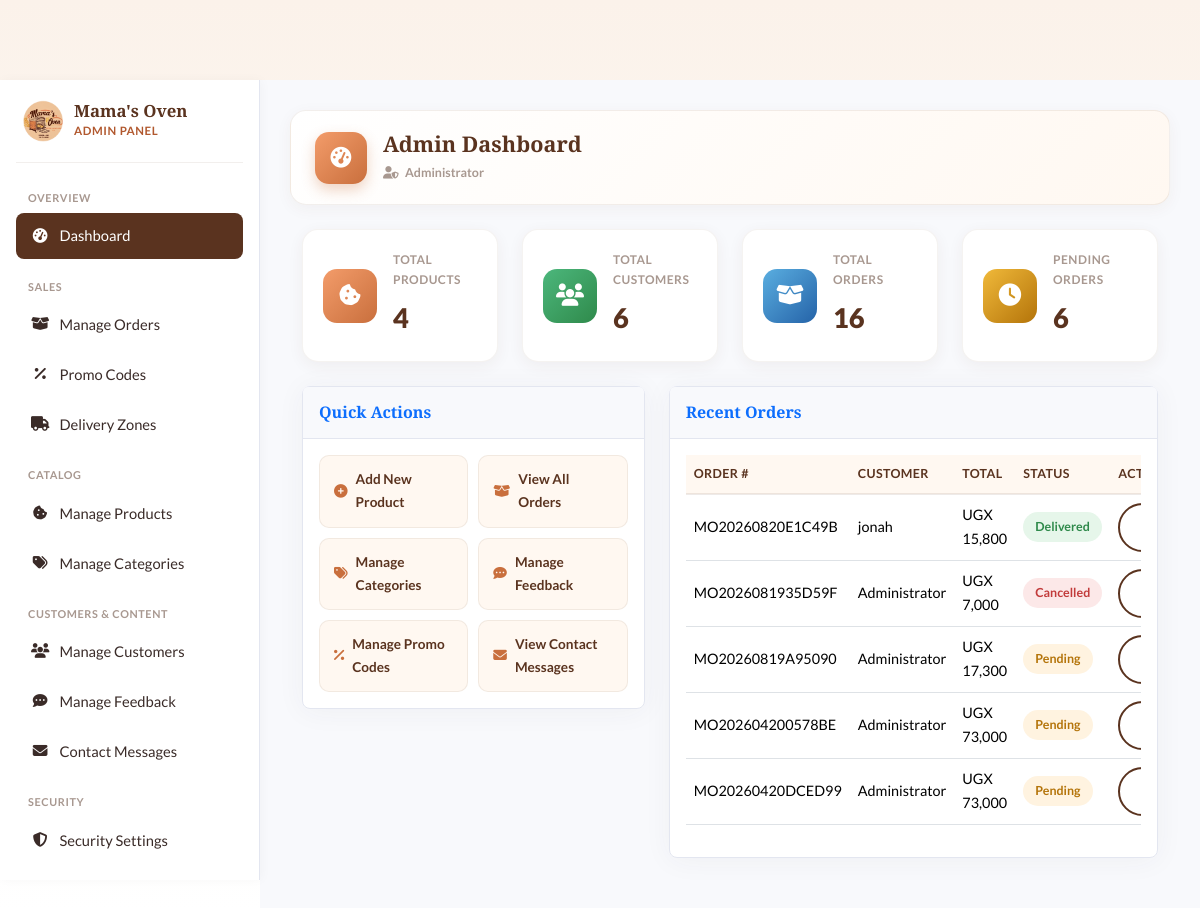
Page /admin/dashboard.php (signed in) on the committed database.
### tables this page shows
CREATE TABLE `orders` (
  `id` int(11) NOT NULL AUTO_INCREMENT,
  `user_id` int(11) NOT NULL,
  `order_number` varchar(32) NOT NULL,
  `total_amount` decimal(10,2) NOT NULL,
  `status` varchar(20) NOT NULL DEFAULT 'pending',
  `payment_method` varchar(20) NOT NULL DEFAULT 'cash_on_delivery',
  `payment_status` varchar(20) NOT NULL DEFAULT 'not_applicable',
  `payment_reference` varchar(100) DEFAULT NULL,
  `payment_provider` varchar(20) DEFAULT NULL,
  `delivery_address` varchar(255) NOT NULL,
  `delivery_phone` varchar(30) NOT NULL,
  `special_instructions` varchar(255) DEFAULT NULL,
  `cancellation_reason` varchar(255) DEFAULT NULL,
  `cancelled_by` varchar(50) DEFAULT NULL,
  `cancelled_at` timestamp NULL DEFAULT NULL,
  `created_at` timestamp NULL DEFAULT current_timestamp(),
  `updated_at` timestamp NULL DEFAULT current_timestamp() ON UPDATE current_timestamp(),
  `paid_at` timestamp NULL DEFAULT NULL,
  `promo_code_id` int(11) DEFAULT NULL,
  `discount_amount` decimal(10,2) DEFAULT 0.00,
  `review_reminder_sent` tinyint(1) DEFAULT 0,
  PRIMARY KEY (`id`),
  UNIQUE KEY `order_number` (`order_number`),
  KEY `user_id` (`user_id`),
  KEY `idx_orders_status` (`status`),
  KEY `idx_orders_user_status` (`user_id`,`status`),
  KEY `orders_ibfk_promo_code` (`promo_code_id`),
  KEY `idx_orders_payment_reference` (`payment_reference`),
  CONSTRAINT `orders_ibfk_1` FOREIGN KEY (`user_id`) REFERENCES `users` (`id`) ON DELETE CASCADE,
  CONSTRAINT `orders_ibfk_promo_code` FOREIGN KEY (`promo_code_id`) REFERENCES `promo_codes` (`id`) ON DELETE SET NULL
);

CREATE TABLE `users` (
  `id` int(11) NOT NULL AUTO_INCREMENT,
  `username` varchar(50) NOT NULL,
  `email` varchar(100) NOT NULL,
  `password` varchar(255) NOT NULL,
  `full_name` varchar(100) NOT NULL,
  `phone` varchar(30) NOT NULL DEFAULT '',
  `address` varchar(255) DEFAULT NULL,
  `role` enum('admin','customer') NOT NULL DEFAULT 'customer',
  `created_at` timestamp NULL DEFAULT current_timestamp(),
  `verification_code` varchar(10) DEFAULT NULL,
  `is_verified` tinyint(1) DEFAULT 0,
  `two_factor_secret` varchar(32) DEFAULT NULL,
  `two_factor_enabled` tinyint(1) NOT NULL DEFAULT 0,
  `two_factor_method` enum('totp','email') DEFAULT NULL,
  `email_otp_code` varchar(10) DEFAULT NULL,
  `email_otp_expires` datetime DEFAULT NULL,
  PRIMARY KEY (`id`),
  UNIQUE KEY `username` (`username`),
  UNIQUE KEY `email` (`email`)
);

### admin/dashboard.php (the view, shortened to what this page needs)
<?php
require_once __DIR__ . '/includes/header.php';
try {
    $total_products = $pdo->query("SELECT COUNT(*) FROM products WHERE status = 'active'")->fetchColumn();
    $total_customers = $pdo->query("SELECT COUNT(*) FROM users WHERE role = 'customer'")->fetchColumn();
    $total_orders = $pdo->query("SELECT COUNT(*) FROM orders")->fetchColumn();
    $pending_orders = $pdo->query("SELECT COUNT(*) FROM orders WHERE status = 'pending'")->fetchColumn();
    $recent_orders_stmt = $pdo->query("
        SELECT o.id, o.order_number, o.total_amount, o.status, o.created_at, u.full_name
        FROM orders o
        JOIN users u ON o.user_id = u.id
        ORDER BY o.created_at DESC
        LIMIT 5
    ");
    $recent_orders = $recent_orders_stmt->fetchAll();
} catch (PDOException $e) {
    $error_message = "Database error: " . $e->getMessage();
    $total_products = $total_customers = $total_orders = $pending_orders = 0;
    $recent_orders = [];
}
?>
<div class="container-fluid">
    <div class="row">
        <div class="col-xl-3 col-md-6 mb-4">
            <div class="stat-card stat-card-primary">
                <div class="stat-card-icon"><i class="fas fa-cookie-bite"></i></div>
                <div>
                    <div class="stat-card-label">Total Products</div>
                    <div class="stat-card-value"><?php echo $total_products; ?></div>
                </div>
            </div>
        </div>
        <div class="col-xl-3 col-md-6 mb-4">
            <div class="stat-card stat-card-success">
                <div class="stat-card-icon"><i class="fas fa-users"></i></div>
                <div>
                    <div class="stat-card-label">Total Customers</div>
                    <div class="stat-card-value"><?php echo $total_customers; ?></div>
                </div>
            </div>
        </div>
        <div class="col-xl-3 col-md-6 mb-4">
            <div class="stat-card stat-card-info">
                <div class="stat-card-icon"><i class="fas fa-box-open"></i></div>
                <div>
                    <div class="stat-card-label">Total Orders</div>
                    <div class="stat-card-value"><?php echo $total_orders; ?></div>
                </div>
            </div>
        </div>
        <div class="col-xl-3 col-md-6 mb-4">
            <div class="stat-card stat-card-warning">
                <div class="stat-card-icon"><i class="fas fa-clock"></i></div>
                <div>
                    <div class="stat-card-label">Pending Orders</div>
                    <div class="stat-card-value"><?php echo $pending_orders; ?></div>
                </div>
            </div>
        </div>
    </div>
    <div class="row">
        <div class="col-lg-5 mb-4">
            <div class="card shadow">
                <div class="card-header py-3"><h6 class="m-0 font-weight-bold text-primary">Quick Actions</h6></div>
                <div class="card-body">
                    <div class="admin-quick-actions">
                        <a href="add_product.php" class="admin-quick-action">
                            <i class="fas fa-plus-circle"></i> Add New Product
                        </a>
                        <a href="orders.php" class="admin-quick-action">
                            <i class="fas fa-box-open"></i> View All Orders
                        </a>
                        <a href="categories.php" class="admin-quick-action">
                            <i class="fas fa-tags"></i> Manage Categories
                        </a>
                        <a href="testimonials.php" class="admin-quick-action">
                            <i class="fas fa-comment-dots"></i> Manage Feedback
                        </a>
                        <a href="promo_codes.php" class="admin-quick-action">
                            <i class="fas fa-percent"></i> Manage Promo Codes
                        </a>
                        <a href="contact_messages.php" class="admin-quick-action">
                            <i class="fas fa-envelope"></i> View Contact Messages
                        </a>
                    </div>
                </div>
            </div>
        </div>
        <div class="col-lg-7 mb-4">
            <div class="card shadow">
                <div class="card-header py-3"><h6 class="m-0 font-weight-bold text-primary">Recent Orders</h6></div>
                <div class="card-body">
                    <div class="table-responsive">
                        <table class="table table-hover admin-table">
                            <thead>
                                <tr>
                                    <th>Order #</th>
                                    <th>Customer</th>
                                    <th>Total</th>
                                    <th>Status</th>
                                    <th>Action</th>
                                </tr>
                            </thead>
                            <tbody>
                                <?php if (empty($recent_orders)): ?>
                                    <tr><td colspan="5" class="text-center">No recent orders found.</td></tr>
                                <?php else: ?>
                                    <?php foreach ($recent_orders as $order): ?>
                                    <tr>
                                        <td><?php echo htmlspecialchars($order['order_number']); ?></td>
                                        <td><?php echo htmlspecialchars($order['full_name']); ?></td>
                                        <td>UGX <?php echo number_format($order['total_amount']); ?></td>
                                        <td><span class="order-status-pill status-<?php echo htmlspecialchars($order['status']); ?>"><?php echo ucfirst(htmlspecialchars($order['status'])); ?></span></td>
                                        <td><a href="./order_details.php?id=<?php echo $order['id']; ?>" class="btn btn-sm btn-outline-primary">View</a></td>
                                    </tr>
                                    <?php endforeach; ?>
                                <?php endif; ?>
                            </tbody>
                        </table>
                    </div>
                </div>
            </div>
        </div>
    </div>
</div>
<?php require_once __DIR__ . '/includes/footer.php'; ?>

### assets/css/style.css (style rules this page uses)
:root { --font-heading: 'Playfair Display', serif; --font-body: 'Lato', sans-serif; --color-primary: #5A331F; --color-secondary: #F5D1B1; --color-background: #FBF2EA; --color-text: #3A2B28; --color-text-light: #867670; --color-accent: #F39C6A; --color-white: #FFFFFF; --color-border: #EAD6C4; --color-success: #5D9C59; --color-danger: #DF2E38; }
body { font-family: var(--font-body); color: var(--color-text); background-color: var(--color-background); padding-top: 80px; line-height: 1.7; }
h1, h2, h3, h4, h5, h6 { font-family: var(--font-heading); font-weight: 700; color: var(--color-text); }
a { color: var(--color-primary); text-decoration: none; transition: color 0.3s ease; }
.btn { font-weight: 700; padding: 12px 30px; border-radius: 50px; border: 2px solid transparent; transition: all 0.3s ease; letter-spacing: 0.5px; }
.btn-outline-primary { border-color: var(--color-primary); color: var(--color-primary); }
.card.shadow { border: none; border-radius: 15px; box-shadow: 0 10px 40px rgba(0,0,0,0.08) !important; }
.btn-outline-primary { border-color: #5A331F; color: #5A331F; background-color: #FFF; }
body { background: linear-gradient(to bottom, #FBF2EA 0%, #FFFFFF 100%); min-height: 100vh; }
.admin-main-content .card { border: 1px solid #e3e6f0; border-radius: 0.5rem; box-shadow: 0 0.15rem 1.75rem 0 rgba(58, 59, 69, 0.05) !important; }
.admin-main-content .card-header { background-color: #f8f9fc; border-bottom: 1px solid #e3e6f0; }
.order-status-pill { display: inline-block; padding: 4px 12px; border-radius: 999px; font-size: 0.78rem; font-weight: 700; text-transform: capitalize; }
.order-status-pill.status-pending { background: #FFF3E0; color: #b4740a; }
.order-status-pill.status-delivered { background: #E6F6EA; color: #2f8a4b; }
.order-status-pill.status-cancelled { background: #FCE8E8; color: #c23b3b; }
.stat-card { display: flex; align-items: center; gap: 16px; background: #fff; border-radius: 16px; padding: 20px; height: 100%; box-shadow: 0 4px 16px rgba(90, 51, 31, 0.06); border: 1px solid rgba(90, 51, 31, 0.06); transition: transform 0.25s ease, box-shadow 0.25s ease; }
.stat-card-icon { display: flex; align-items: center; justify-content: center; width: 54px; height: 54px; min-width: 54px; border-radius: 14px; font-size: 1.4rem; color: #fff; }
.stat-card-primary .stat-card-icon { background: linear-gradient(135deg, #F39C6A 0%, #c96f3d 100%); }
.stat-card-success .stat-card-icon { background: linear-gradient(135deg, #4CB77C 0%, #2f8a4b 100%); }
.stat-card-info .stat-card-icon { background: linear-gradient(135deg, #5AAEE0 0%, #2563a8 100%); }
.stat-card-warning .stat-card-icon { background: linear-gradient(135deg, #F0B93A 0%, #b4740a 100%); }
.stat-card-label { font-size: 0.75rem; text-transform: uppercase; letter-spacing: 0.5px; font-weight: 700; color: #a89890; margin-bottom: 4px; }
.stat-card-value { font-size: 1.7rem; font-weight: 800; color: #5A331F; }
.admin-quick-actions { display: grid; grid-template-columns: 1fr 1fr; gap: 10px; }
.admin-quick-action { display: flex; align-items: center; gap: 8px; background: #FFF8F1; border: 1px solid rgba(90, 51, 31, 0.08); border-radius: 10px; padding: 12px 14px; font-size: 0.85rem; font-weight: 600; color: #5A331F; text-decoration: none; transition: all 0.25s ease; }
.admin-quick-action i { color: #c96f3d; transition: color 0.25s ease; }
.admin-main-content table { --bs-table-hover-bg: #FFF8F1; }
.admin-main-content thead th { background: #FFF8F1; color: #5A331F; font-size: 0.78rem; text-transform: uppercase; letter-spacing: 0.4px; font-weight: 700; border-bottom: 2px solid rgba(90, 51, 31, 0.1); }
.admin-main-content tbody td { vertical-align: middle; font-size: 0.9rem; }

### rows in the picture
orders: order_number "MO20260820E1C49B", user.full_name "jonah", total_amount "15,800", status "Delivered"
orders: order_number "MO2026081935D59F", user.full_name "Administrator", total_amount "7,000", status "Cancelled"
orders: order_number "MO20260819A95090", user.full_name "Administrator", total_amount "17,300", status "Pending"
orders: order_number "MO202604200578BE", user.full_name "Administrator", total_amount "73,000", status "Pending"
orders: order_number "MO20260420DCED99", user.full_name "Administrator", total_amount "73,000", status "Pending"

### other values in the picture
SITE_NAME "Mama's Oven"
$page_title "Admin Dashboard"
$_SESSION['full_name'] "Administrator"
$total_products "4"
$total_customers "6"
$total_orders "16"
$pending_orders "6"
